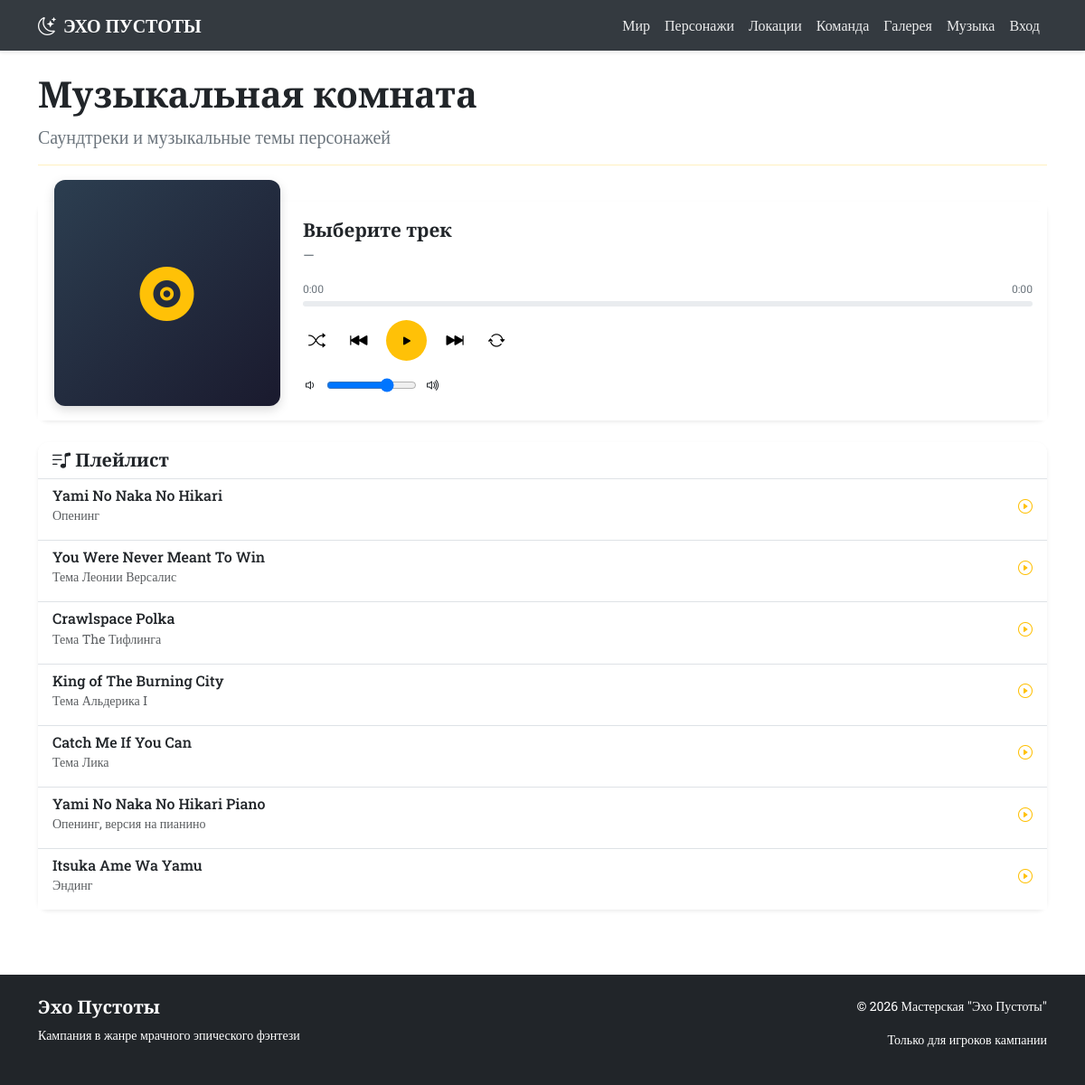
Before: /music with the older database file.
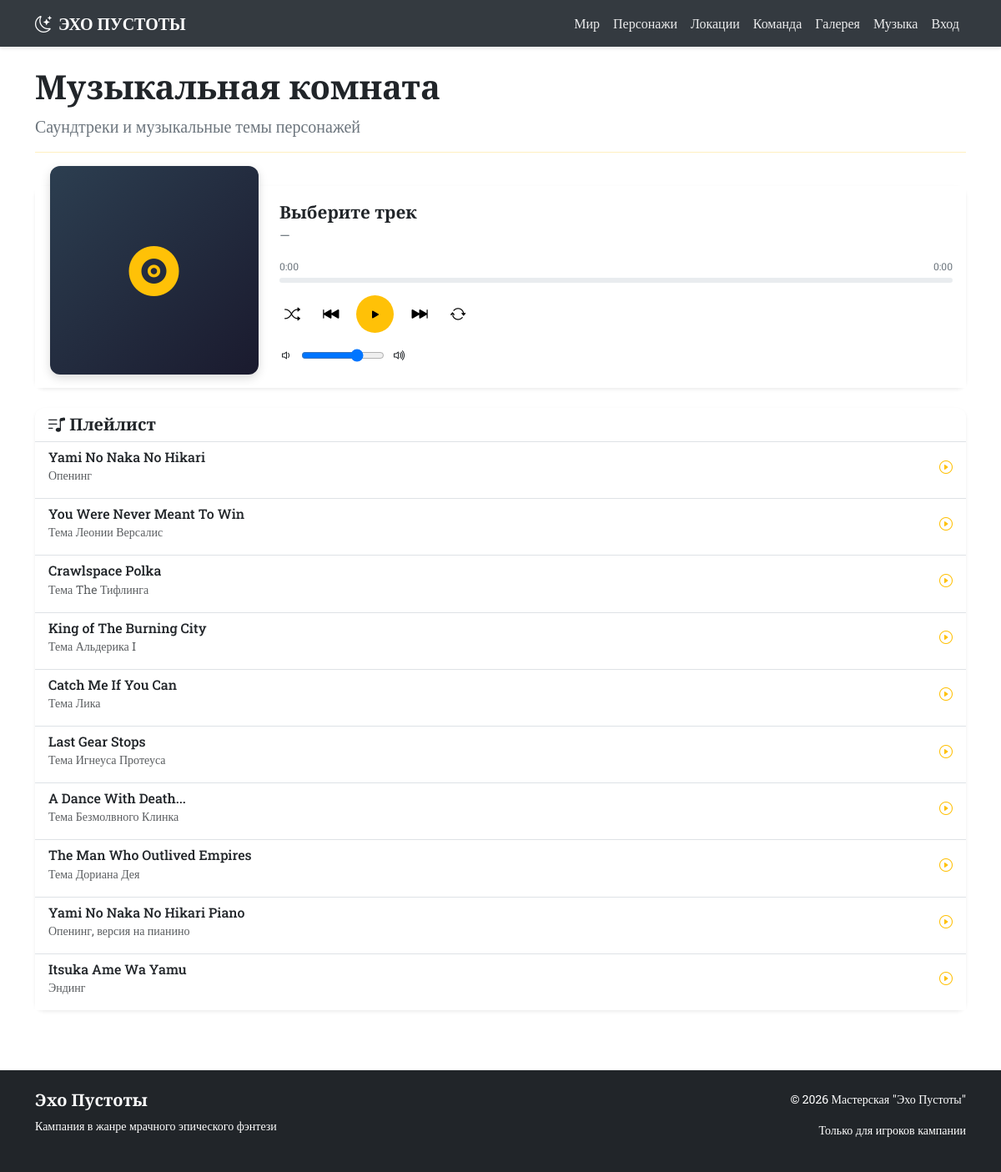
After: the same page with the newer database file.
### app.py (models this page shows)
class MusicTrack(db.Model):
    __tablename__ = 'music_tracks'
    id = db.Column(db.Integer, primary_key=True)
    title = db.Column(db.String(200), nullable=False)
    description = db.Column(db.Text)
    character_theme = db.Column(db.String(100))
    audio_url = db.Column(db.String(500), nullable=False)
    sort_order = db.Column(db.Integer, default=0)
    cover_url = db.Column(db.String(500))

### app.py (the view)
@app.route('/music')
def music():
    tracks = MusicTrack.query.order_by(MusicTrack.sort_order, MusicTrack.id).all()
    return render_template('music.html', tracks=tracks)

### templates/music.html (shortened to what the changed rows need)
{% extends "base.html" %}
{% block content %}
<div class="row mb-4">
    <div class="col-12">
        <h1 class="cinzel text-dark">Музыкальная комната</h1>
    </div>
</div>
<div class="row mt-4">
    <div class="col-12">
        <div class="card shadow-sm border-0">
            <div class="card-body bg-white p-0">
                <div class="list-group list-group-flush">
                    {% for track in tracks %}
                    <button class="list-group-item list-group-item-action track-item"
                            data-track-id="{{ track.id }}"
                            data-track-title="{{ track.title }}"
                            data-track-theme="{{ track.character_theme }}"
                            data-track-url="{{ track.audio_url }}"
                            data-track-cover="{{ track.cover_url or '' }}"
                            style="cursor: pointer;">
                        <div style="display: flex; justify-content: space-between; align-items: center;">
                            <div>
                                <h6 class="mb-0 text-dark">{{ track.title }}</h6>
                                <small class="text-muted">{{ track.character_theme }}</small>
                            </div>
                            <i class="bi bi-play-circle text-warning"></i>
                        </div>
                    </button>
                    {% endfor %}
                </div>
            </div>
        </div>
    </div>
</div>
{% endblock %}

Changed rows visible on the page:
added MusicTrack: title "Last Gear Stops", character_theme "Тема Игнеуса Протеуса"
added MusicTrack: title "A Dance With Death...", character_theme "Тема Безмолвного Клинка"
added MusicTrack: title "The Man Who Outlived Empires", character_theme "Тема Дориана Дея"
